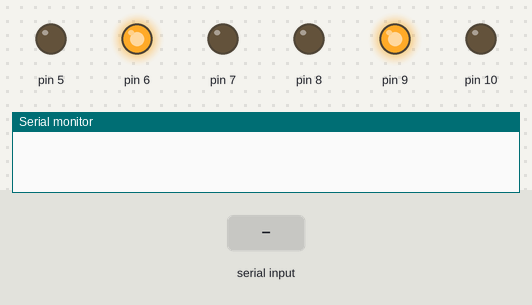
A sketch run on a simulated Arduino Uno, built with avr-gcc and run on an emulated ATmega328P. Parts: output pins drawn as LEDs (lit = HIGH), the last lines printed to the serial monitor. The inputs (shaded band) are chosen by the test bench.

Above: at 1.2 s.
1.3 s: "a" received over Serial
At 3.0 s:
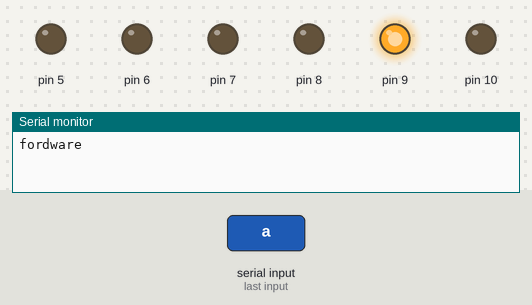
3.3 s: "b" received over Serial
At 4.6 s:
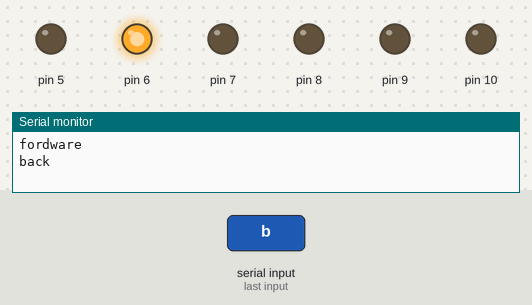
5.3 s: "c" received over Serial
At 5.47 s:
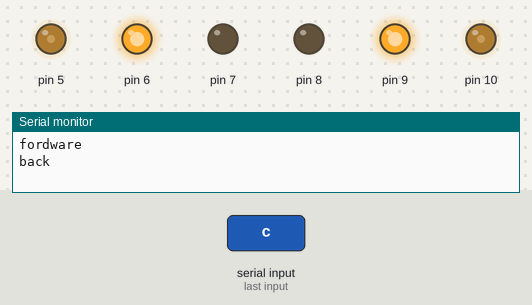
7.1 s: "d" received over Serial
At 8.7 s:
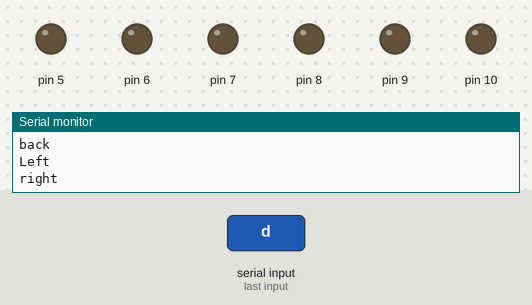
Timing chart, 0 to 10.1 s (numbered marks = the images above; inputs shaded):
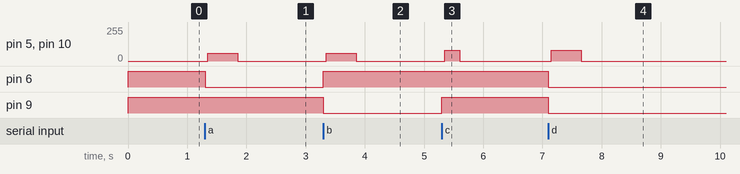

The sketch:

speed_test.ino
```cpp
int motI = 10;
int motD = 5;
int dirI = 9;
int dirD = 6;
int t = 500;
int maxSpeed = 40;
int x = 60;
int y = 80;
void setup() {
  Serial.begin(9600);
  for (int i = 5; i < 11; i++){
    pinMode(i,OUTPUT);
  }
  digitalWrite(5,LOW);
  digitalWrite(6,HIGH);
  digitalWrite(9, HIGH);
  digitalWrite(10,LOW);
}

void loop() {
  if(Serial.available()>0){
    char a = Serial.read();
    if( a == 'a'){
      analogWrite(5,0);
      analogWrite(10,0);
      digitalWrite(6,LOW);
      digitalWrite(9,HIGH);
      delay(50);
      analogWrite(5,x);
      analogWrite(10,x);
      delay(t);
      analogWrite(5,0);
      analogWrite(10,0);
      Serial.println("fordware");
    }
    if( a == 'b'){
      analogWrite(5,0);
      analogWrite(10,0);
      digitalWrite(6,HIGH);
      digitalWrite(9,LOW);
      delay(50);
      analogWrite(5,x);
      analogWrite(10,x);
      delay(t);
      analogWrite(5,0);
      analogWrite(10,0);
      Serial.println("back");
    }
    if( a == 'c'){
      analogWrite(5,0);
      analogWrite(10,0);
      digitalWrite(6,HIGH);
      digitalWrite(9,HIGH);
      delay(50);
      analogWrite(5,y);
      analogWrite(10,y);
      delay(t/2);
      analogWrite(5,0);
      analogWrite(10,0);
      Serial.println("Left");
    }
    if( a == 'd'){
      analogWrite(5,0);
      analogWrite(10,0);
      digitalWrite(6,LOW);
      digitalWrite(9,LOW);
      delay(50);
      analogWrite(5,y);
      analogWrite(10,y);
      delay(t);
      analogWrite(5,0);
      analogWrite(10,0);
      Serial.println("right");
    }
    if( a == 'e'){
      analogWrite(5,0);
      analogWrite(10,0);
      digitalWrite(6,LOW);
      digitalWrite(9,HIGH);
      delay(50);
      Serial.println("stop");
    }
  }
}
```

Measured:
- after the input at 1.3 s, pin 5, pin 10: 0/255 → 60/255 after 0.05 s, → 0/255 0.50 s later; pin 6: HIGH → LOW at once
- after the input at 3.3 s, pin 5, pin 10: 0/255 → 60/255 after 0.05 s, → 0/255 0.50 s later; pin 6: LOW → HIGH at once; pin 9: HIGH → LOW at once
- after the input at 5.3 s, pin 5, pin 10: 0/255 → 80/255 after 0.05 s, → 0/255 0.25 s later; pin 9: LOW → HIGH at once
- after the input at 7.1 s, pin 5, pin 10: 0/255 → 80/255 after 0.05 s, → 0/255 0.50 s later; pin 6, pin 9: HIGH → LOW at once
